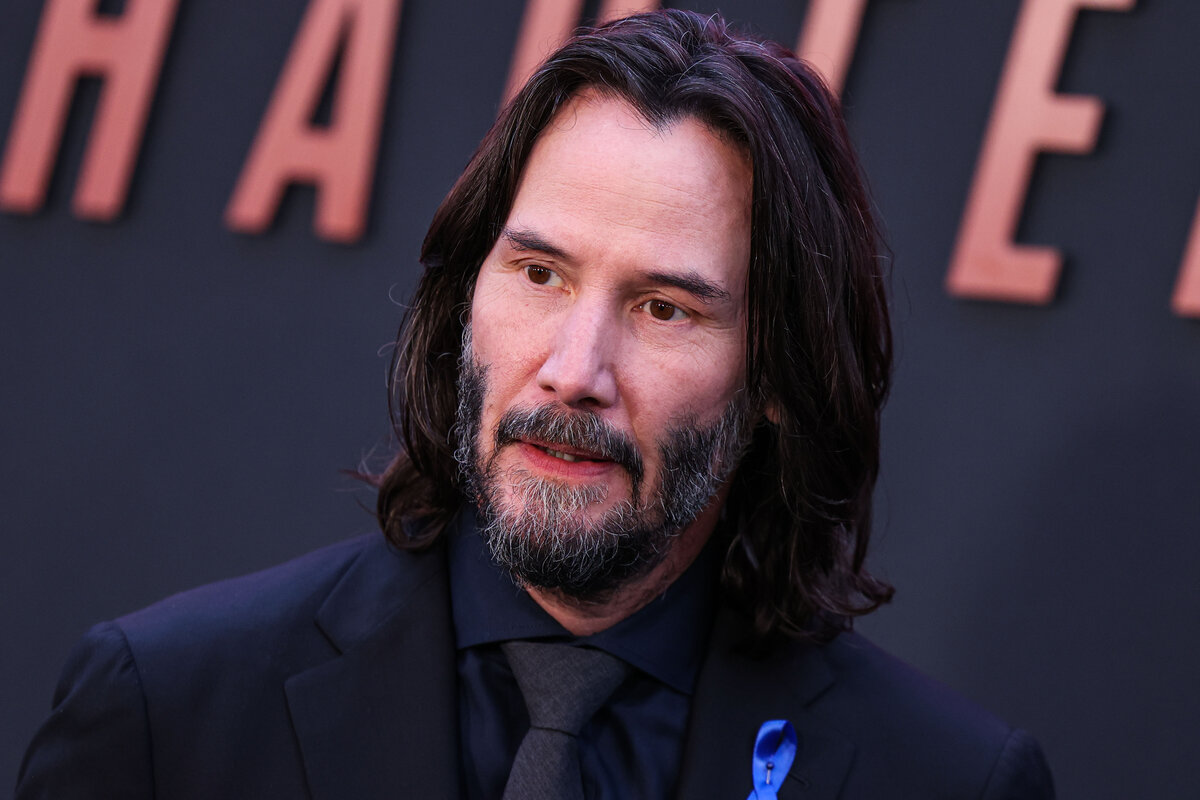
#> input picture 03_Open_CV/Chapter_02/Keanu-Reeves.jpeg, 1200 x 800 px, found by its file name
$ python 03_Rotation_Img.py
#> lines starting #> are read from the running program, lines starting #| are printed output that depends on the picture
import cv2

image = cv2.imread('Chapter_02\Keanu-Reeves.jpeg')
#> image is the input picture: shape (800, 1200, 3); mean B, G, R 61.7, 48.9, 60.7

if image is None:
    print("Could not read the image.")
else:
    h, w = image.shape[:2]                              # Get image dimensions
#> h = 800; w = 1200

    center = (w // 2, h // 2)                           # Calculate the center of the image
#> center = (600, 400)
    M = cv2.getRotationMatrix2D(center, 45, 1.0)        # Rotate 45 degrees
    rotated_image = cv2.warpAffine(image, M, (w, h))    # Apply the rotation
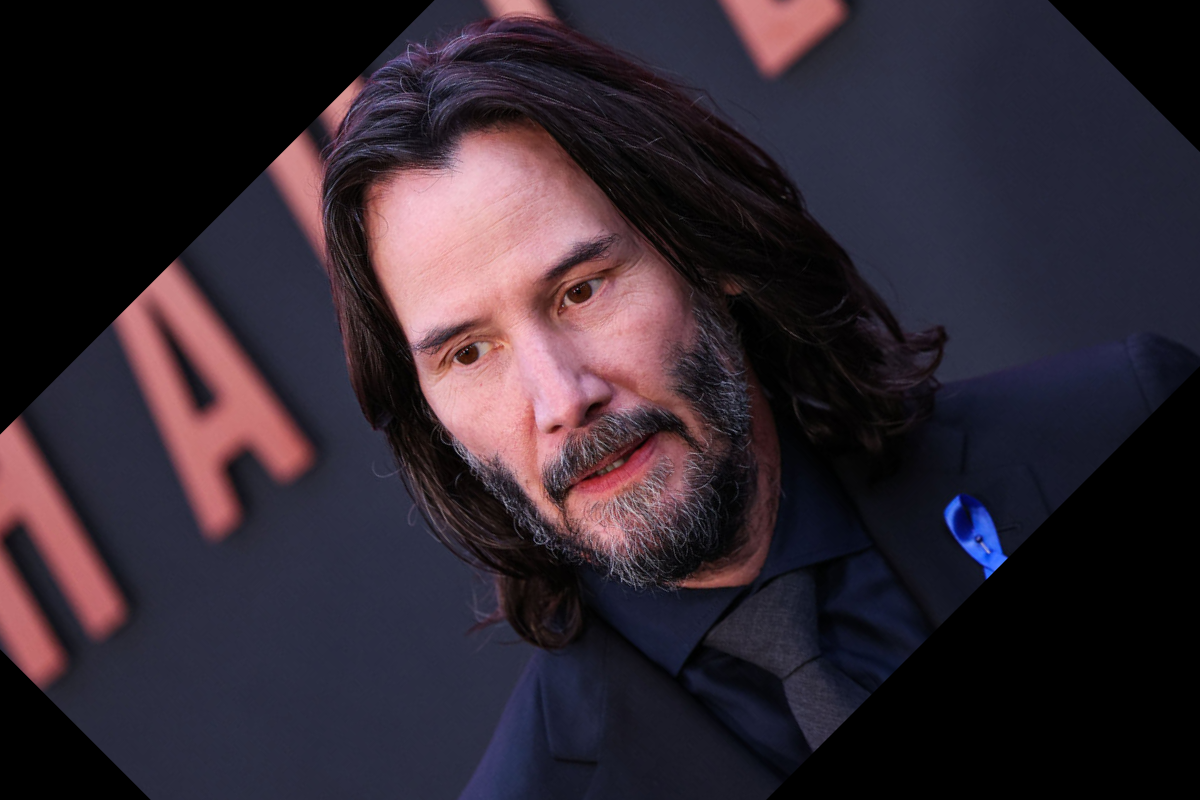
#> rotated_image: shape (800, 1200, 3); mean B, G, R 48.2, 38.5, 48.5

    cv2.imshow('Rotated Image', rotated_image)
    cv2.waitKey(0)
    cv2.destroyAllWindows()
    cv2.imwrite('rotated_image.jpg', rotated_image)     # Save the rotated image
